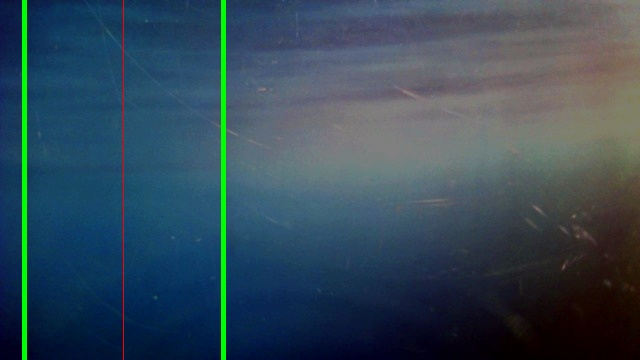
#> input picture result.jpg, 640 x 360 px, given in place of result.jpg.jpg, which was not available
$ python bins.py ../result.jpg ../result.jpg
#> lines starting #> are read from the running program, lines starting #| are printed output that depends on the picture; after the words box and inside, x2 and y2 are one past the last pixel; in counts of white or black regions, pixels touching at a corner belong together; pictures that were not available may be replaced by others from this repository, and a replacement may not be noted
import cv2
import numpy as np
import copy
import sys
import time

###################################################
colorBalanceRatio = 5
lb = []
lc = []
le = []
ld = True
lf = []
lg = []
################################
# helpers and driver
################################


# [5 lines left out: function show, not called in this run]


def show2(img, msg="image2", ana=True):

    cv2.imshow(msg, img/255)
    if ana:
        analysis(img)
    cv2.waitKey(100)


def open(name, path1):
    #"/Users/rongk/Downloads/test.jpg"):
    if name == "d":
        path0 = "/home/dhyang/Desktop/Vision/vision/Images/buoyComp/"
    #path = "/Users/rongk/Downloads/Vision-master/Vision-master/RoboticsImages/images/training15.png"
    #path = "/Users/rongk/Downloads/Vision-master/Vision-master/RoboticsImages/03.jpg"
    else:
        path0 = "/Users/rongk/Downloads/visionCode/Vision/bins/"
    path2 = ".jpg"
    path = path0+path1+path2
    img = cv2.imread(path)
    print(path)
    img = cv2.resize(img, (0,0), fx=0.5, fy=0.5)
    return img


# [7 lines left out: function analysis, not called in this run]
######################################
# main program removebackscatter
#######################################


def reflect(image, blkSize=10*10, patchSize=8, lamb=10, gamma=1.7, r=10, eps=1e-6, level=5):
    image = np.array(image, np.float32)
    bgr = cv2.split(image)
    #show(bgr[2]/255,"initial red",False)
    # image decomposition, probably key
    RL = IDilluRefDecompose(image)
    RL = FsimpleColorBalance(RL, colorBalanceRatio)  # checked
    # show2(RL,"color corrected reflective") #checked
    bgr = cv2.split(RL)
    #show(bgr[0]/255,"RL blue",False)
    #show(bgr[1]/255,"RL green",False)
    #show(bgr[2]/255,"RL red",False)
    return RL
####################################################
# Img Decompose: weighted image decompose
####################################################


def IDilluRefDecompose(img):
    RList = []
    bgr = cv2.split(img)
    for cnl in bgr:
        rlcnl = copy.deepcopy(cnl)
        maxVal = np.asmatrix(cnl).max()
        k = np.multiply(cnl, .5/maxVal)
        rlcnl = np.multiply(k, rlcnl)
        RList.append(rlcnl)
    Rl = cv2.merge(RList)
    return Rl
######################################
# Filter
######################################


def FsimpleColorBalance(img, percent):
    start_time = time.time()
    if percent <= 0:
        percent = 5
    img = np.array(img, np.float32)
    rows = img.shape[0]
    cols = img.shape[1]
    chnls = img.shape[2]
    halfPercent = percent/200
    if chnls == 3:
        channels = cv2.split(img)
    else:
        channels = copy.deepcopy(img)
        # Not sure
    channels = np.array(channels)

    for i in range(chnls):
        # find the low and high precentile values based on input percentile
        flat = np.array(channels[i].flat)
        flat.sort()
        lowVal = flat[int(np.floor(len(flat)*halfPercent))]

        topVal = flat[int(np.ceil(len(flat)*(1-halfPercent)))]
        channels[i] = np.where(channels[i] > lowVal, channels[i], lowVal)
        channels[i] = np.where(channels[i] < topVal, channels[i], topVal)
        channels[i] = cv2.normalize(
            channels[i], channels[i], 0.0, 255.0/2, cv2.NORM_MINMAX)
        channels[i] = np.float32(channels[i])

    result = cv2.merge(channels)
    return result
#@@@@@@@@@@@@@@@@@@@@@@@@@@@@@@@@@@@@@@@@@@@@@@@@@@@@@@@@@@@
#@@@@@@@@@@@@@@@@@@@@@@@@@@@@@@@@@@@@@@@@@@@@@@@@@@@@@@@@@@@


def binarization(gray):
    ret, thresh1 = cv2.threshold(gray,200, 255, cv2.THRESH_BINARY)
    thresh1 = cv2.bitwise_not(thresh1)
    return thresh1


# [45 lines left out: functions getLines, plotLines, segment, not called in this run]


def adjust(image):
    alphah = 5
    alphas = 5
    alphav = 5

    h, s, v = cv2.split(image)
    new_image = np.zeros(image.shape, image.dtype)
    h1, s1, v1 = cv2.split(new_image)

    maximum = h.mean()
    #maximum = h.min()
    beta = 127-alphah*maximum  # Simple brightness control
    h1 = cv2.convertScaleAbs(h, alpha=alphah, beta=beta)

    maximum = s.mean()
    beta = 127-alphas*maximum  # Simple brightness control
    s1 = cv2.convertScaleAbs(s, alpha=alphas, beta=beta)

    maximum = v.mean()
    beta = 127-alphav*maximum  # Simple brightness control
    v1 = cv2.convertScaleAbs(v, alpha=alphav, beta=beta)

    new_image = cv2.merge([h1, s1, v1])
    return new_image

def adjustYUV(image):
    image = cv2.cvtColor(image, cv2.COLOR_BGR2YUV)
    alphah = 3
    alphas = 0
    alphav = 3

    h, s, v = cv2.split(image)
    new_image = np.zeros(image.shape, image.dtype)
    h1, s1, v1 = cv2.split(new_image)

    maximum = h.mean()
    #maximum = h.min()
    beta = -alphah*maximum  # Simple brightness control
    h1 = cv2.convertScaleAbs(h, alpha=alphah, beta=beta)

    maximum = s.mean()
    beta = 127-alphas*maximum  # Simple brightness control
    s1 = cv2.convertScaleAbs(s, alpha=alphas, beta=beta)

    maximum = v.mean()
    beta = 127-alphav*maximum  # Simple brightness control
    v1 = cv2.convertScaleAbs(v, alpha=alphav, beta=beta)

    new_image = cv2.merge([h1, s1, v1])
    new_image = cv2.cvtColor(new_image, cv2.COLOR_YUV2BGR)
    return new_image

# [9 lines left out: function boundingRectangle, not called in this run]

def fill(original,thresh):
    contours,h = cv2.findContours(thresh,1,2)
    img = np.ones([original.shape[0],original.shape[1],3], dtype=np.uint8)*255
    for cnt in contours:
        rect = cv2.minAreaRect(cnt)
        box = cv2.boxPoints(rect)
        box = np.int0(box)
        area = cv2.contourArea(cnt)
        if area > 100 and area < 10000:
            cv2.drawContours(img,[box],0,(0,0,0),thickness=cv2.FILLED)
    return img
############################################


def getMask(img):
    lower_green = np.array([0,0,0])
    upper_green = np.array([255,180,255])
    mask = cv2.inRange(img, lower_green, upper_green)
    mask = cv2.bitwise_not(mask)
    return mask

# [8 lines left out: function floodfill, not called in this run]


def mainImg(img):
    start_time = time.time()
    original = img
    origin = copy.deepcopy(original)

    o1 = original

    #cv2.imshow("original", origin)

    original = reflect(original)
    show2(original, "filtered", False)
    segmented = adjustYUV(original)
    segmented = adjust(segmented)

    #get mask
    mask = getMask(segmented)

    #binarization
    newImg1 = cv2.cvtColor(segmented, cv2.COLOR_BGR2GRAY)

    newImg1 = binarization(newImg1)
    newImg1 = cv2.bitwise_not(mask)
    #newImg1 = floodfill(newImg1)
    newImg1 = fill(o1,newImg1)
    newImg1 = cv2.cvtColor(newImg1, cv2.COLOR_BGR2GRAY)
    #boundingRectangle(o1,newImg1)
    segmented = cv2.cvtColor(segmented, cv2.COLOR_HSV2RGB)
    cv2.imshow("alpha", segmented)
    cv2.imshow("binarization", newImg1)
    #cv2.imshow("background subtraction", redSpace)
    end_time = time.time()
    cv2.imshow("result", o1)
    cv2.waitKey(0)
    cv2.destroyAllWindows()

    return segmented
####################################################
#########################################################
#####################################################


def main():
    img = open(sys.argv[1], sys.argv[2])
#> in open, img is the input picture: shape (360, 640, 3); mean B, G, R 88, 73.7, 52.5
    mainImg(img)
#> the loop in IDilluRefDecompose, `for cnl in bgr:` made 3 passes
#> maxVal on passes 1 to 3: 134, 250, 134
#> after the loop in IDilluRefDecompose, `for cnl in bgr:`:
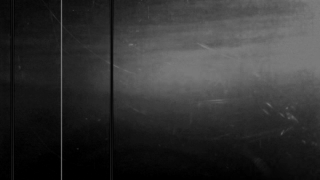
#> k: shape (180, 320) float32; min 0, max 0.5, mean 0.197
#> after the loop in IDilluRefDecompose, `for cnl in bgr:`: RList = 3 items
#> the loop in FsimpleColorBalance, `for i in range(chnls):` made 3 passes
#> (lowVal, topVal) on passes 1 to 3: (0.00373, 61.13), (0.002, 33.28), (0.00373, 60.18)
#> in adjustYUV, `image = cv2.cvtColor(image, cv2.COLOR_BGR2YUV)`: image: shape (180, 320, 3) float32; mean of channels 0, 1, 2 47.6, 11.1, -10.4
#> in adjustYUV, `h1, s1, v1 = cv2.split(new_image)`: h1: shape (180, 320) float32; every value is 0
#> in adjustYUV, `h1, s1, v1 = cv2.split(new_image)`: new_image: shape (180, 320, 3) float32; every value is 0
#> in adjustYUV, `maximum = h.mean()`: maximum = 47.56
#> in adjustYUV, `beta = -alphah*maximum`: beta = -142.7
#> in adjustYUV, `maximum = s.mean()`: maximum = 11.06
#> in adjustYUV, `beta = 127-alphas*maximum`: beta = 127
#> in adjustYUV, `s1 = cv2.convertScaleAbs(s, alpha=alphas, beta=beta)`: s1: shape (180, 320); every value is 127
#> in adjustYUV, `maximum = v.mean()`: maximum = -10.41
#> in adjustYUV, `beta = 127-alphav*maximum`: beta = 158.2
#> in adjustYUV, `new_image = cv2.merge([h1, s1, v1])`: new_image: shape (180, 320, 3); mean of channels 0, 1, 2 94.1, 127, 128.1
#> in adjust, `h, s, v = cv2.split(image)`:
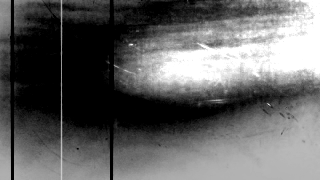
#> v: shape (180, 320); min 0, max 255, mean 99
#> in adjust, `h1, s1, v1 = cv2.split(new_image)`: h1: shape (180, 320); every value is 0
#> in adjust, `h1, s1, v1 = cv2.split(new_image)`: new_image: shape (180, 320, 3); every value is 0
#> in adjust, `maximum = h.mean()`: maximum = 92.13
#> in adjust, `beta = 127-alphah*maximum`: beta = -333.7
#> in adjust, `h1 = cv2.convertScaleAbs(h, alpha=alphah, beta=beta)`:
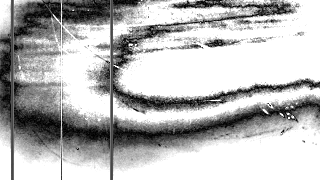
#> h1: shape (180, 320); min 1, max 255, mean 183.4
#> in adjust, `maximum = s.mean()`: maximum = 94.74
#> in adjust, `beta = 127-alphas*maximum`: beta = -346.7
#> in adjust, `s1 = cv2.convertScaleAbs(s, alpha=alphas, beta=beta)`:
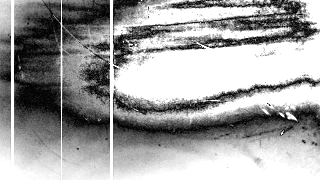
#> s1: shape (180, 320); min 2, max 255, mean 158.7
#> in adjust, `maximum = v.mean()`: maximum = 99.03
#> in adjust, `beta = 127-alphav*maximum`: beta = -368.2
#> in getMask, `mask = cv2.inRange(img, lower_green, upper_green)`:
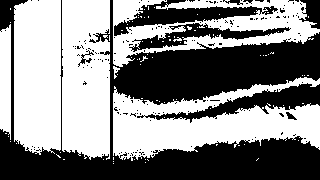
#> mask: shape (180, 320); 52.7% white; 171 black regions (163 under 20 px), largest, box (x1, y1, x2, y2) and area: (0, 0, 320, 180) 20878, (137, 83, 320, 123) 2106, (114, 0, 278, 36) 1969
#> in binarization, `ret, thresh1 = cv2.threshold(gray,200, 255, cv2.THRESH_BINARY)`:
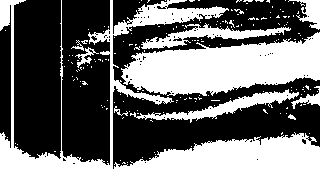
#> thresh1: shape (180, 320); 43.9% white; 176 white regions (165 under 20 px), largest, box (x1, y1, x2, y2) and area: (0, 0, 320, 180) 13354, (121, 32, 320, 96) 8013, (130, 89, 299, 123) 1346
#> in binarization, `thresh1 = cv2.bitwise_not(thresh1)`: thresh1: shape (180, 320); 56.1% white; 176 black regions (165 under 20 px)
#> in fill, `contours,h = cv2.findContours(thresh,1,2)`: contours = 334 contours, 318 with area under 20; largest, box (x1, y1, x2, y2) and area: (113, 77, 320, 161) 8678, (62, 0, 110, 160) 7044, (113, 0, 320, 67) 7030, (14, 0, 61, 155) 6752, (128, 22, 291, 53) 1631; h = 334 rows, first 6: [1, -1, -1, -1], [2, 0, -1, -1], [3, 1, -1, -1], [4, 2, -1, -1], [5, 3, -1, -1], [6, 4, -1, -1]
#> the loop in fill, `for cnt in contours:` made 334 passes
#> area on passes 131, 263, 265: 8678, 1021, 1631
#> after the loop in fill, `for cnt in contours:`: img: shape (180, 320, 3); 20.7% white; 2 white regions, box (x1, y1, x2, y2) and area: (0, 0, 320, 180) 8795, (110, 0, 320, 86) 3141
#> in mainImg, `segmented = cv2.cvtColor(segmented, cv2.COLOR_HSV2RGB)`:
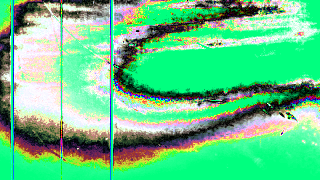
#> segmented: shape (180, 320, 3); mean R, G, B 99.7, 198.7, 136.5
    print("Vision Code")


if __name__ == "__main__":
    main()
